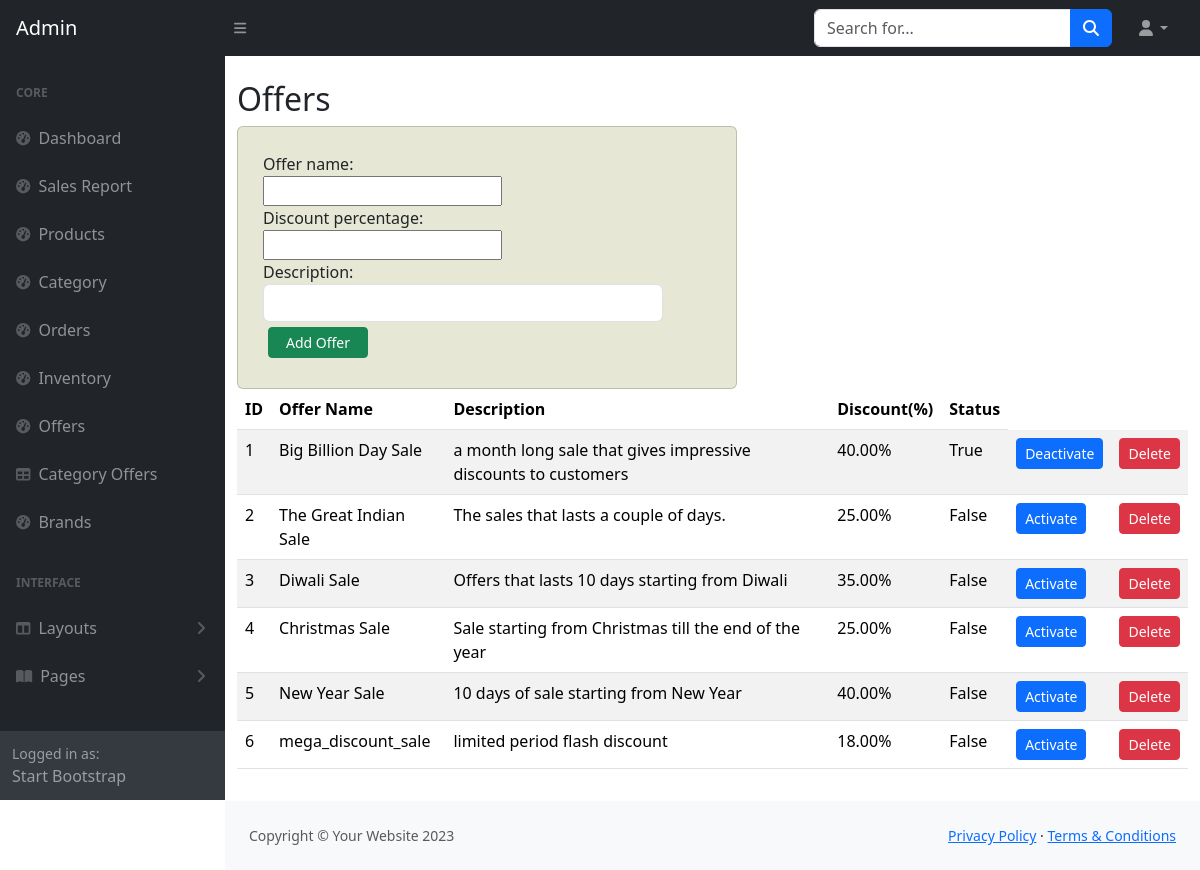
Screenshot of /admin_offers/ with the database file from the repository.
### products/models.py (models this page shows, shortened)
class Offers(models.Model):
    offer_name = models.CharField(max_length=50)
    description = models.TextField()
    is_active = models.BooleanField(default=False)
    discount_percentage = models.DecimalField(max_digits=10, decimal_places=2)
    class Meta:
        verbose_name_plural = "Offers"

### products/views.py (the view, shortened to what this page needs)
# urls.py: path("admin_offers/", views.admin_offers, name="admin_offers"),
def admin_offers(request, pk=None):
    form = MainOfferForm()
    offers = Offers.objects.all()
    context = {
        "offers": offers,
        "form": form,
    }
    return render(request, "admin_offers.html", context)

### products/forms.py
class MainOfferForm(forms.ModelForm):
    class Meta:
        model = Offers
        fields = "__all__"
        widgets = {
            "description": forms.TextInput(
                attrs={"class": "form-control", "style": "width: 25rem;"}
            ),
        }

### products/templates/admin_offers.html (shortened to what this page needs)
{% extends 'admindashboard.html' %}
{% load static %}
{% block body %}
<div class="container">
    <div class="row">
        <div class="col-md-12">
            <h2 class="mt-4">Offers</h2>
            <div class="card" style="width: 500px; background-color: rgb(231, 231, 213); padding: 25px">
                <form action="{% url 'add_admin_offers' %}" method="post">
                    <div>{{form.offer_name.label}}:</div>
                    <div> {{ form.offer_name}}</div>
                    <div>{{form.discount_percentage.label}}:</div>
                    <div>{{ form.discount_percentage}}</div>
                    <div>{{form.description.label}}:</div>
                    <div>{{ form.description}}</div>
                    <button type="submit" class="btn btn-success btn-sm" style="margin: 5px; width: 100px;">Add Offer</button>
                </form>
            </div>
            <table class="table table-striped">
                <thead>
                    <tr>
                        <th>ID</th>
                        <th>Offer Name</th>
                        <th>Description</th>
                        <th>Discount(%)</th>
                        <th>Status</th>
                    </tr>
                </thead>
                <tbody>
                    {% for offer in offers %}
                    <tr>
                        <form method="post" action="{% url 'admin_offers' offer.id %}">
                            <td>{{ offer.id }}</td>
                            <td>{{ offer.offer_name }}</td>
                            <td>{{ offer.description }}</td>
                            <td>{{ offer.discount_percentage }}%</td>
                            <td>{{ offer.is_active }}</td>
                            {% if offer.is_active %}
                            <td><button type="submit" class="btn  btn-primary btn-sm" >Deactivate</button></td>
                            {% else %}
                            <td><button type="submit" class="btn  btn-primary btn-sm">Activate</button></td>
                            {% endif %}
                            <td><a href="{% url 'delete_offer' offer.id %}" type="submit" class="btn  btn-danger btn-sm">Delete</a></td>
                        </form>
                    </tr>
                    {% endfor %}
                </tbody>
            </table>
        </div>
    </div>
</div>
{% endblock body %}

### rows the page displays
Offers: id "1", offer_name "Big Billion Day Sale", description "a month long sale that gives impressive discounts to customers", discount_percentage "40.00", is_active "True", shows "Deactivate"
Offers: id "2", offer_name "The Great Indian Sale", description "The sales that lasts a couple of days.", discount_percentage "25.00", is_active "False", shows "Activate"
Offers: id "3", offer_name "Diwali Sale", description "Offers that lasts 10 days starting from Diwali", discount_percentage "35.00", is_active "False", shows "Activate"
Offers: id "4", offer_name "Christmas Sale", description "Sale starting from Christmas till the end of the year", discount_percentage "25.00", is_active "False", shows "Activate"
Offers: id "5", offer_name "New Year Sale", description "10 days of sale starting from New Year", discount_percentage "40.00", is_active "False", shows "Activate"
Offers: id "6", offer_name "mega_discount_sale", description "limited period flash discount", discount_percentage "18.00", is_active "False", shows "Activate"
